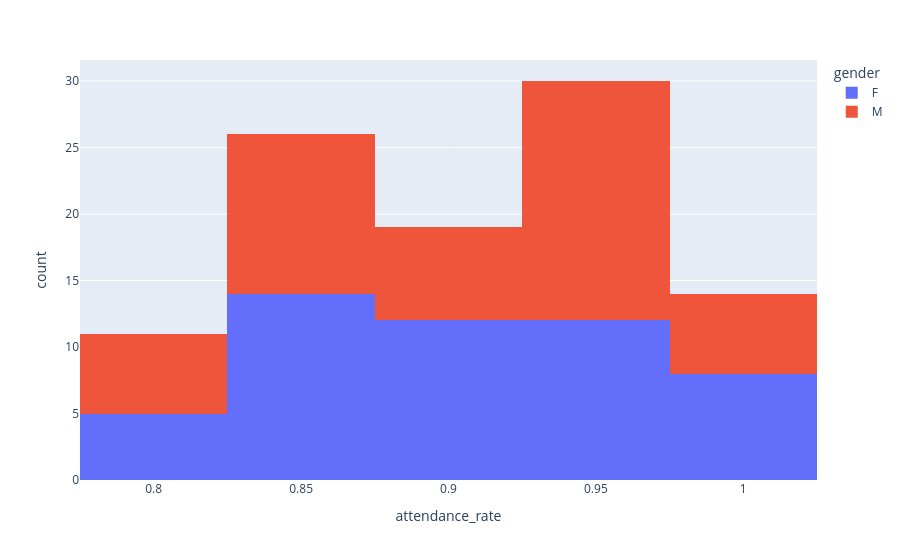

Here is the notebook cell this chart was saved with:
### Code cell
fig = px.histogram(student_marks, x='attendance_rate', color=r'gender', nbins=5)
fig.show()

### Figure 1 — Plotly figure (JSON) as saved in the notebook; plotly's stock layout.template omitted (floating-point values rounded to 4 significant figures)
{"data": [{"bingroup": "x", "hovertemplate": "gender=F<br>attendance_rate=%{x}<br>count=%{y}<extra></extra>", "legendgroup": "F", "marker": {"color": "#636efa", "pattern": {"shape": ""}}, "name": "F", "nbinsx": 5, "orientation": "v", "showlegend": true, "type": "histogram", "x": [0.89, 0.83, 0.92, 0.94, 0.97, 0.97, 0.8, 0.92, 0.94, 0.99, 0.87, 0.99, 0.95, 0.98, 0.89, 0.85, 0.88, 0.82, 0.85, 0.92, 0.83, 0.87, 1.0, 0.88, 0.87, 0.99, 0.98, 0.97, 0.93, 0.91, 0.83, 0.92, 0.94, 0.91, 0.84, 0.99, 0.91, 0.96, 0.92, 0.86, 0.85, 0.95, 0.86, 0.96, 0.83, 0.86, 0.81, 0.82, 0.82, 0.94, 0.98], "xaxis": "x", "yaxis": "y"}, {"bingroup": "x", "hovertemplate": "gender=M<br>attendance_rate=%{x}<br>count=%{y}<extra></extra>", "legendgroup": "M", "marker": {"color": "#EF553B", "pattern": {"shape": ""}}, "name": "M", "nbinsx": 5, "orientation": "v", "showlegend": true, "type": "histogram", "x": [0.98, 0.8, 0.95, 0.84, 0.93, 0.84, 0.96, 0.95, 0.92, 0.81, 0.9, 1.0, 0.97, 0.86, 0.99, 0.95, 1.0, 0.96, 0.96, 0.97, 0.83, 0.83, 0.88, 0.84, 0.98, 0.91, 0.99, 0.87, 0.97, 0.97, 0.87, 0.8, 0.88, 0.97, 0.92, 0.85, 0.95, 0.81, 0.82, 0.93, 0.94, 0.94, 0.82, 0.83, 0.84, 0.91, 0.83, 0.97, 0.95], "xaxis": "x", "yaxis": "y"}], "layout": {"barmode": "relative", "legend": {"title": {"text": "gender"}, "tracegroupgap": 0}, "margin": {"t": 60}, "xaxis": {"anchor": "y", "domain": [0, 1], "title": {"text": "attendance_rate"}}, "yaxis": {"anchor": "x", "domain": [0, 1], "title": {"text": "count"}}}}
